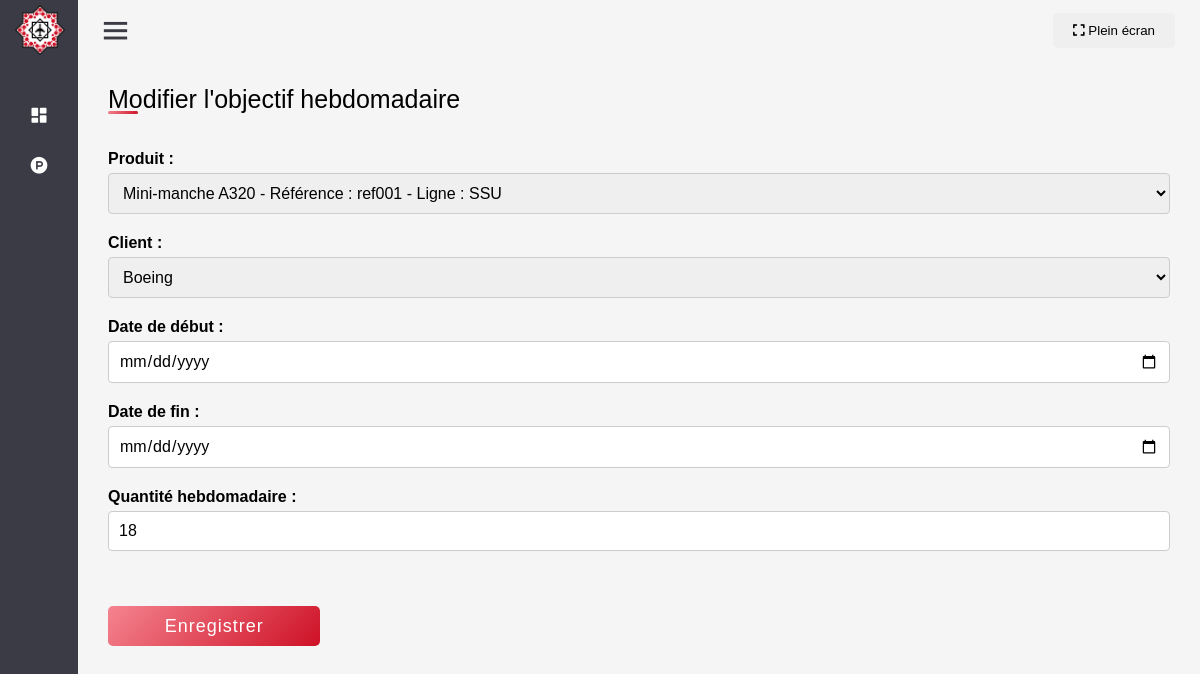
The app's page /produits/objectifs_hebdo/modifier/40/ with its own data.
### product/models.py (models this page shows, shortened)
class ObjectifHebdo(models.Model):
    produit = models.ForeignKey(Produit, on_delete=models.CASCADE)
    numero_semaine = models.IntegerField(default=1)  # Ajouter une valeur par défaut ici
    choix_clients = (
        ("Airbus", "Airbus"),
        ("Boeing", "Boeing"),
        ("Comac", "Comac"),
    )
    client = models.CharField(choices=choix_clients, max_length=30)
    date_debut = models.DateField()
    date_fin = models.DateField()
    quantite = models.IntegerField()
    utilisateur = models.ForeignKey(User, null=True, on_delete=models.CASCADE)

### product/views.py (the view)
# urls.py: path('objectifs_hebdo/modifier/<int:pk>/', views.modifier_objectif_hebdo, name='modifier_objectif_hebdo'),  # URL pour modifier un objectif hebdomadaire
def modifier_objectif_hebdo(request, pk):
    try:
        objectif_hebdo = get_object_or_404(ObjectifHebdo, pk=pk)
        if request.method == 'POST':
            form = ObjectifHebdoForm(request.POST, instance=objectif_hebdo)
            if form.is_valid():
                form.save()
                return redirect('liste_objectifs_hebdo')
        else:
            form = ObjectifHebdoForm(instance=objectif_hebdo)
        context = {
            'form': form,
            'titre': 'Modifier l\'objectif hebdomadaire',
            'objectif_hebdo': objectif_hebdo,
        }
        return render(request, 'modifier_objectif_hebdo.html', context)
    except Exception as e:
        raise Http404("Une erreur s'est produite lors de la modification de l'objectif hebdomadaire.")

### product/forms.py (shortened to what this page needs)
class ObjectifHebdoForm(forms.ModelForm):
    class Meta:
        model = ObjectifHebdo
        fields = ('produit', 'client', 'date_debut', 'date_fin', 'quantite')
        labels = {
            'produit': 'Produit',
            'client': 'Client',
            'date_debut': 'Date de début',
            'date_fin': 'Date de fin',
            'quantite': 'Quantité hebdomadaire',
        }
        widgets = {
            'produit': forms.Select(attrs={'class': 'form-control'}),
            'client': forms.Select(attrs={'class': 'form-control'}),
            'date_debut': forms.DateInput(attrs={'class': 'form-control', 'type': 'date'}),
            'date_fin': forms.DateInput(attrs={'class': 'form-control', 'type': 'date'}),
            'quantite': forms.NumberInput(attrs={'class': 'form-control'}),
        }
    def __init__(self, *args, **kwargs):
        super(ObjectifHebdoForm, self).__init__(*args, **kwargs)
        self.fields['date_fin'].widget = forms.DateInput(attrs={
            'class': 'form-control',
            'type': 'date',
            'min': timezone.now().strftime('%Y-%m-%d'),  # Date minimum : aujourd'hui
        })

### product/models.py (called while the page is built)
    def __str__(self):
        return f"{self.nom} - Référence : {self.reference} - Ligne : {self.ligne_production.nom}"

### product/templates/modifier_objectif_hebdo.html (shortened to what this page needs)
{% extends 'base_template.html' %}
{% load static %}
{% block content %}
<div class="container">
    <div class="title">Modifier l'objectif hebdomadaire</div> </br></br>
    <form method="post" enctype="multipart/form-data">
        {{ form.as_p }}
        <input type="submit" value="Enregistrer">
    </form>
</div>
</body>
</html>
{% endblock %}

### static/css/style.css (style rules this page uses)
html { background-color: whitesmoke; }
* { margin: 0; padding: 0; box-sizing: border-box; font-family: 'Arial', sans-serif; }
.container { height: 100%; width: 100%; background-color: whitesmoke; padding: 25px 30px; margin-bottom: 0px; }
.container .title { font-size: 25px; font-weight: 500; position: relative; }
.container .title::before { content: ""; position: absolute; left: 0; bottom: 0; height: 3px; width: 30px; border-radius: 5px; background: linear-gradient(135deg, #f58490, #CE1126); }

### product/templates/modifier_objectif_hebdo.html (style rules this page uses)
.form-group input[type="text"], .form-group select, input[type="submit"] { height: 40px; width: 20%; border-radius: 10px; border-radius: 5px; border: none; color: #fff; font-size: 18px; letter-spacing: 1px; cursor: pointer; transition: all 0.3s ease; background: linear-gradient(135deg, #f58490, #CE1126); outline: none; display: flex; justify-content: center; align-items: center; margin: 35px 0; }
form { display: flex; flex-direction: column; }
form label { display: block; font-weight: bold; margin-bottom: 5px; }
form input[type="text"], form input[type="date"], form input[type="number"], form select, form textarea { width: 100%; padding: 10px; border: 1px solid #ccc; border-radius: 4px; font-size: 16px; margin-bottom: 20px; }

### records on screen
ObjectifHebdo: produit "Mini-manche A320 - Référence : ref001 - Ligne : SSU", client "Boeing", quantite "18"
